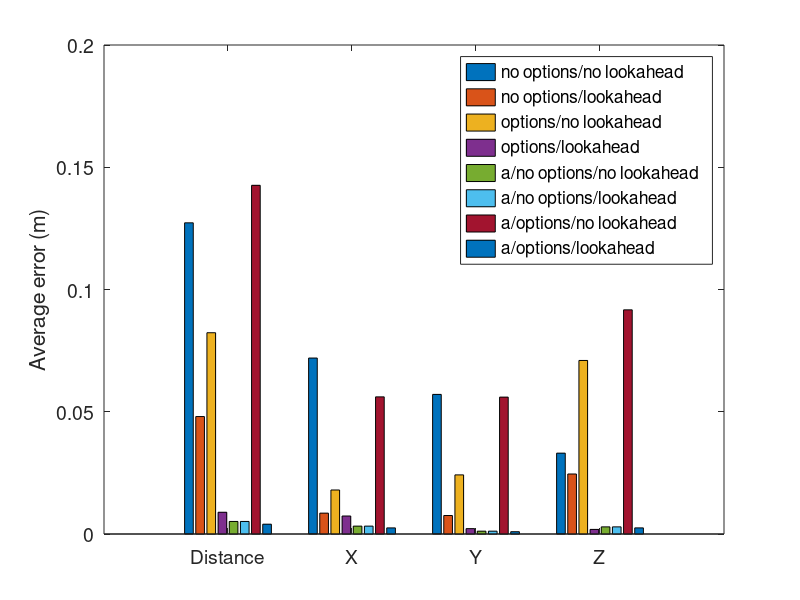

This chart was generated by the following MATLAB code:
% iros_data_2.m

A = [
0.242604 0.142780 -0.174416 0.089719
0.346199 0.331833 -0.088881 0.042905
0.014012 0.013069 -0.001370 0.004863
0.036230 0.015586 -0.005926 0.032165
0.023172 -0.018296 -0.002299 -0.014033
0.218775 -0.199996 0.073229 -0.050018
0.119906 -0.037644 0.110149 0.028764
0.010604 0.010394 0.000059 -0.002097
0.481964 -0.131066 -0.451607 0.105650
0.017310 0.017295 -0.000516 0.000479
];

B = [
0.007629 0.004250 -0.000701 -0.006296
0.009818 0.006890 -0.005929 0.003711
0.010744 0.009620 -0.004166 -0.002353
0.308808 -0.000001 0.073227 0.300000
0.011211 -0.006709 -0.004282 0.007896
0.298330 -0.253058 -0.030852 -0.154955
0.010387 0.003960 -0.009183 -0.002809
0.011519 0.010408 -0.001573 -0.004677
0.020399 0.014693 -0.003824 -0.013624
0.011921 0.011754 0.000227 -0.001973
];

C = [
0.014546 0.004382 -0.008446 -0.011002
0.019408 0.008652 -0.015578 -0.007690
0.014159 0.008094 -0.011215 0.003032
0.308808 -0.000028 0.073226 0.300000
0.043692 -0.007457 0.033808 -0.026653
0.130027 -0.050338 0.037796 0.113774
1.358262 1.119358 -0.146296 0.755322
0.008432 0.008013 -0.001880 0.001833
0.015418 0.014763 -0.004103 -0.001710
0.112506 0.042298 -0.009260 -0.103840
];

D = [
0.008665 0.008654 0.000086 0.000429
0.006709 0.006603 -0.000157 -0.001176
0.014374 0.014287 -0.001070 0.001166
0.012942 0.011464 -0.001063 -0.005911
0.006384 0.004399 -0.004084 -0.002174
0.006985 0.000234 -0.002221 -0.006619
0.007901 0.007384 -0.002527 -0.001230
0.015105 0.011841 -0.009360 -0.000592
0.007224 0.006160 -0.002927 -0.002384
0.004288 0.002360 -0.003560 -0.000374
];

AA = [
0.005250 0.003627 -0.000427 -0.003772
0.005584 -0.002741 -0.000163 -0.004863
0.004128 0.001407 -0.003837 -0.000582
0.003309 -0.003122 0.000108 -0.001092
0.002831 -0.001850 -0.002079 -0.000520
0.005948 0.005374 -0.000000 -0.002547
0.001648 -0.000784 -0.001293 -0.000656
0.004806 0.001067 -0.002524 -0.003949
0.009212 -0.006600 -0.000117 -0.006426
0.013626 -0.012007 -0.002585 -0.005900
    ];
BB = [
    0.005250 0.003627 -0.000427 -0.003772
0.005584 -0.002741 -0.000163 -0.004863
0.004128 0.001407 -0.003837 -0.000582
0.003309 -0.003122 0.000108 -0.001092
0.002831 -0.001850 -0.002079 -0.000520
0.005948 0.005374 -0.000000 -0.002547
0.001648 -0.000784 -0.001293 -0.000656
0.004806 0.001067 -0.002524 -0.003949
0.009212 -0.006600 -0.000117 -0.006426
0.013626 -0.012007 -0.002585 -0.005900
    ];
CC = [
1.588276 -1.379801 0.398915 -0.677964
0.247565 -0.143716 -0.181534 -0.087631
0.076927 -0.035139 0.058140 0.036093
0.308806 -0.000070 0.073221 0.300000
0.007525 -0.004723 -0.000969 0.005777
0.218773 -0.199993 0.073221 -0.050031
0.022983 -0.022107 -0.001244 -0.006161
0.026763 0.010202 0.001099 -0.024718
0.018261 -0.003577 0.000345 -0.017904
0.220863 0.029290 -0.058471 0.210959
    ];
DD = [
0.004134 0.002392 -0.000442 -0.003342
0.002245 0.002106 -0.000408 -0.000661
0.004771 -0.002400 -0.003785 0.001637
0.004509 0.002745 -0.001856 -0.003059
0.002452 0.002291 0.000059 -0.000872
0.011838 -0.009942 -0.000315 -0.006418
0.003128 -0.000036 -0.000883 0.003000
0.003864 0.003107 -0.002204 -0.000646
0.003538 0.002545 -0.000093 0.002457
0.005727 -0.002417 -0.001339 -0.005016
    ];

A = abs(A);
B = abs(B);
C = abs(C);
D = abs(D);
AA = abs(AA);
BB = abs(BB);
CC = abs(CC);
DD = abs(DD);

percentile = 20;
meanA = trimmean(A,percentile); stdA = std(A);
meanB = trimmean(B,percentile); stdB = std(B);
meanC = trimmean(C,percentile); stdC = std(C);
meanD = trimmean(D,percentile); stdD = std(D);
meanAA = trimmean(AA,percentile); stdAA = std(AA);
meanBB = trimmean(BB,percentile); stdBB = std(BB);
meanCC = trimmean(CC,percentile); stdCC = std(CC);
meanDD = trimmean(DD,percentile); stdDD = std(DD);

for i = 1:4
    fprintf('& $%f \\pm %f$',meanA(i),stdA(i));
end
fprintf('\n');
for i = 1:4
    fprintf('& $%f \\pm %f$',meanB(i),stdB(i));
end
fprintf('\n');
for i = 1:4
    fprintf('& $%f \\pm %f$',meanC(i),stdC(i));
end
fprintf('\n');
for i = 1:4
    fprintf('& $%f \\pm %f$',meanD(i),stdD(i));
end
fprintf('\n');

%% graphic
%bar(meanA,meanB,meanC,meanD)
figure; %hold on;
bar(abs([meanA; meanB; meanC; meanD;meanAA; meanBB; meanCC; meanDD])');
set(gca,'fontsize',14);
ylabel('Average error (m)');
legend('no options/no lookahead','no options/lookahead', ...
    'options/no lookahead','options/lookahead',...
    'a/no options/no lookahead', ...
    'a/no options/lookahead', ...
    'a/options/no lookahead', ...
    'a/options/lookahead');
set(gca,'XTickLabel',{'Distance', 'X', 'Y', 'Z'});